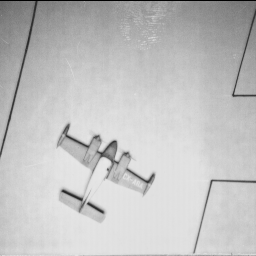
#> input picture dataset/5.1.11.tiff, 256 x 256 px, found by its file name
$ jupyter execute '37a. high pass laplacian filter.ipynb'
#> lines starting #> are read from the running program, lines starting #| are printed output that depends on the picture
[cell 1]
import cv2
import matplotlib.pyplot as plt

def main():

    path = "C:\\Users\\kenneth\\opencv\\dataset\\"
    imgpath =  path + "5.1.11.tiff"
    img = cv2.imread(imgpath, 1)
#> img is the input picture: shape (256, 256, 3); min 0, max 232, mean 193.6
    img = cv2.cvtColor(img, cv2.COLOR_BGR2RGB)

    edges = cv2.Laplacian(img, -1, ksize=9, scale=1, delta=0,
                          borderType=cv2.BORDER_DEFAULT)
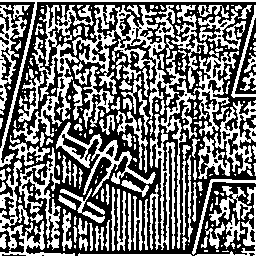
#> edges: shape (256, 256, 3); min 0, max 255, mean 117

    output = [img, edges]
    titles = ['Original', 'Edges']

    for i in range(2):
        plt.subplot(1, 2, i+1)
        plt.imshow(output[i], cmap = 'gray')
        plt.title(titles[i])
        plt.xticks([])
        plt.yticks([])
    plt.show()
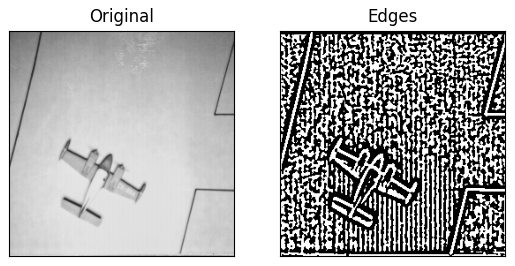
#> figure drawn by matplotlib, 2 panels

if __name__ == "__main__":
    main()

$ run again, with dataset/4.1.03.tiff copied over dataset/5.1.11.tiff
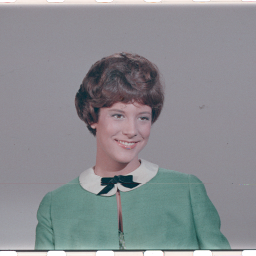
#> input picture dataset/4.1.03.tiff, 256 x 256 px, found by its file name
#> in main, img is the input picture: shape (256, 256, 3); mean B, G, R 144, 140, 137.6
#> in main, `edges = cv2.Laplacian(img, -1, ksize=9, scale=1, delta=0, borderType=c..`:
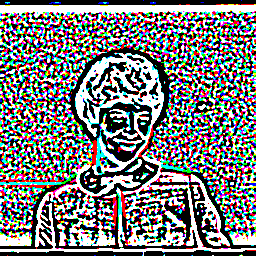
#> edges: shape (256, 256, 3); mean R, G, B 123.8, 124.8, 125.4
#> in main, `plt.show()`:
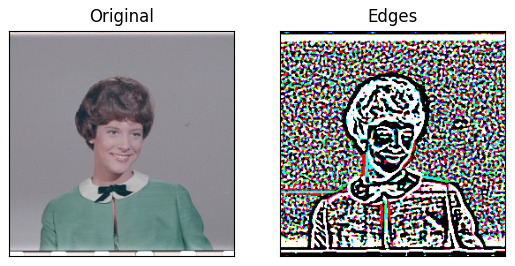
#> figure drawn by matplotlib, 2 panels
